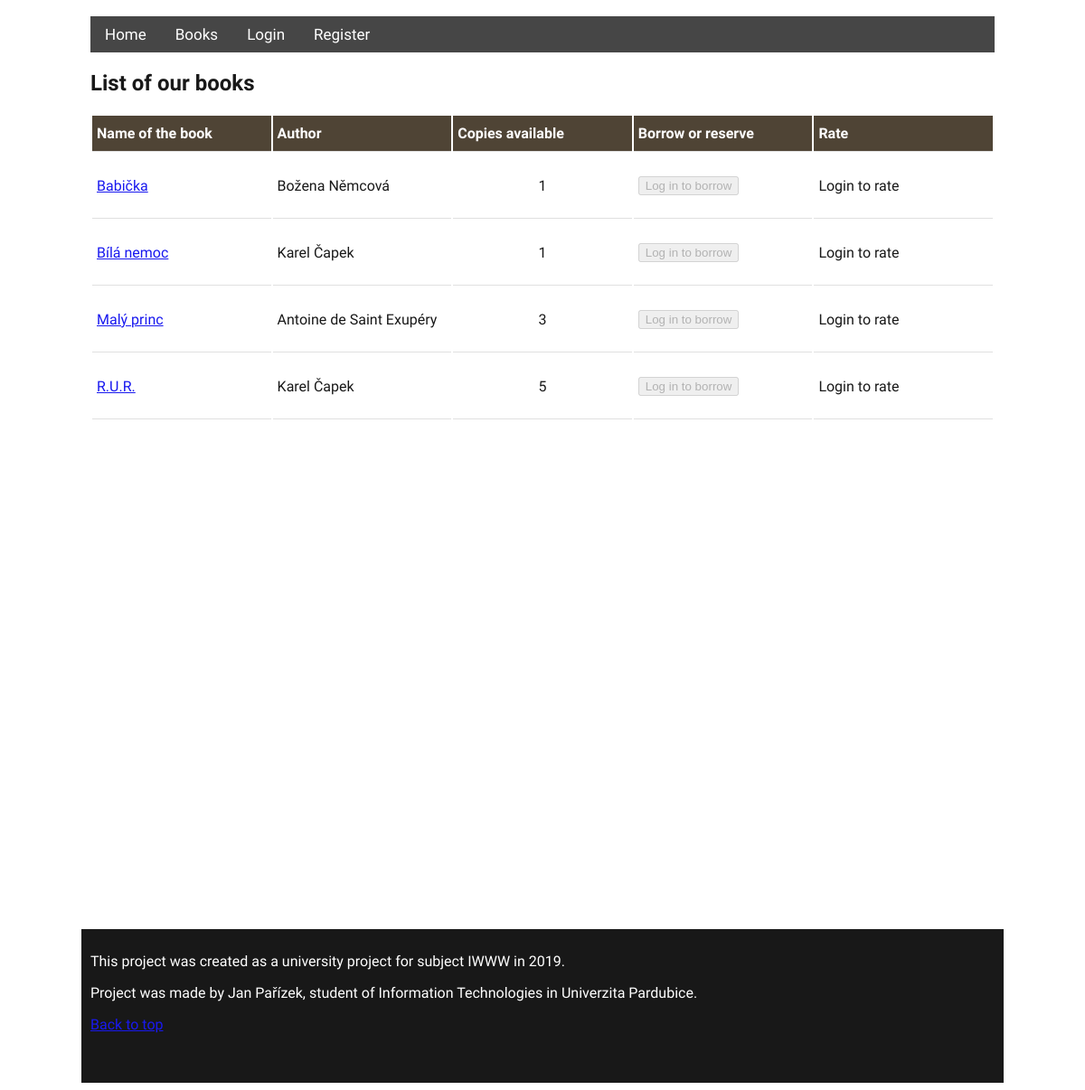
The page /code/index.php?page=books on the database its author committed.
### tables this page shows
CREATE TABLE IF NOT EXISTS `knihy` (
  `id` int(11) NOT NULL,
  `autor_id` int(11) NOT NULL,
  `nazev` varchar(40) NOT NULL,
  `zanr` varchar(30) NOT NULL,
  `popis` varchar(400) DEFAULT NULL,
  `skladem` int(11) NOT NULL,
  `pocetKs` int(11) NOT NULL,
  `rokVydani` int(11) DEFAULT NULL,
  `disabled` int(11) NOT NULL
);

CREATE TABLE IF NOT EXISTS `autori` (
  `id` int(11) NOT NULL,
  `jmeno` varchar(40) NOT NULL,
  `prijmeni` varchar(40) NOT NULL
);

### code/data/functions.php (called while the page is built, shortened)
<?php
function isAvailable($idbook) {
    $servername = "sql2.webzdarma.cz";
    $username = "st52545webzd2482";
    $password = "Databaze1";
    $dbname = 'st52545webzd2482';
    $conn = new mysqli($servername, $username, $password, $dbname);
    $sql = "SELECT skladem FROM knihy where id = " . $idbook;
    $result = $conn->query($sql);
    if ($result->num_rows > 0) {
        while ($row = $result->fetch_assoc()) {
            $copies = $row["skladem"];
        }
    }
    if ($copies > 0) {
        $available = true;
    }
    else {
        $available = false;
    }
    return $available;
}
?>

### code/pages/books.php (the view, shortened to what this page needs)
<?php
$servername = "sql2.webzdarma.cz";
$username = "st52545webzd2482";
$password = "Databaze1";
$dbname = 'st52545webzd2482';
$conn = new mysqli($servername, $username, $password, $dbname);
$sql = "SELECT disabled, knihy.id, nazev, jmeno, prijmeni, zanr, popis, skladem FROM knihy JOIN autori ON knihy.autor_id=autori.id ORDER BY nazev ASC";
$result = $conn->query($sql);
if ($result->num_rows > 0) {
    echo "<h2>List of our books</h2>";
    echo "<table><tr class='header'><th>Name of the book</th><th>Author</th><th>Copies available</th><th>Borrow or reserve</th><th>Rate</th></tr>";
    while($row = $result->fetch_assoc()) {
        $bookname = $row["nazev"];
        $bookid = $row["id"];
        echo '<tr><td><a class="link" href="?page=details&book='.$bookid.'">'.$bookname.'</a></td>';
        if (!isAvailable($row["id"]) && isset($_SESSION["id"])) {
            echo "<td class='notavailable'>".$row["jmeno"]." ".$row["prijmeni"]."</td><td class=\"center\">".$row["skladem"]."</td>";
        } else {
            echo "<td>".$row["jmeno"]." ".$row["prijmeni"]."</td><td class=\"center\">".$row["skladem"]."</td>";
        }
        if (!isset($_SESSION["id"])) {
            echo '<td><button disabled>Log in to borrow</button></td>';
        }
        if (isset($_SESSION["id"])) {
            $sql2 = "SELECT COUNT(*) as pocet FROM recenze WHERE uzivatel_id = ". $_SESSION["id"] ." AND kniha_id=". $row["id"];
            $result2 = $conn->query($sql2);
            $row2 = $result2->fetch_assoc() ;
            $pocet = $row2["pocet"];
            if ($pocet > 0) {
                echo '<td><p>Already rated</p></td></tr>';
            } else {
                ?>
                <td>
                    <form method="post" action="/pages/rateBook.php">
                        <select name="rating">
                            <option value="1">1</option>
                            <option value="2">2</option>
                            <option value="3">3</option>
                            <option value="4">4</option>
                            <option value="5">5</option>
                            <option value="6">6</option>
                            <option value="7">7</option>
                            <option value="8">8</option>
                            <option value="9">9</option>
                            <option value="10">10</option>
                        </select>
                        <input type="hidden" value="<?=$row["id"]?>" name="bookid">
                        <input class="btn" type="submit" value="Rate"></form></td></tr>
                <?php
            }
        } else {
            echo '<td><p>Login to rate</p></td></tr>';
        }
    }
    echo "</table>";
} else {
    echo "0 results";
}
?>

### code/index.php (shortened to what this page needs)
<?php
include_once './data/functions.php';
?>
<!DOCTYPE html>
<html>
    <head>
        <link rel="stylesheet" type="text/css" href="./styles/style.css">
    </head>
    <body>
        <div class="content">
            <header>
                <nav class="menu">
                    <a class="menuitem" id="menu_home" href="index.php">Home</a>
                    <a class="menuitem" id="menu_books" href="?page=books">Books</a>
                    <?php
                    if (isset($_SESSION["id"])) {
                        $prava = getRole($_SESSION["id"]);
                        echo '<a class="menuitem" id="menu_messages" href="?page=messages">Messages</a>';
                        if($prava == 'spravce' || $prava == 'admin') {
                            echo '<a class="menuitem" id="menu_managebooks" href="?page=managebooks">Manage books</a>';
                            echo '<a class="menuitem" id="menu_manageborr" href="?page=manageborrows">Manage borrows</a>';
                        }
                        if($prava == 'admin') {
                            echo '<a class="menuitem" id="menu_manageusers" href="?page=manageusers">Manage users</a>';
                        }
						echo '<a class="menuitem" id="menu_account" href="?page=my_account">Your account</a>';
                        echo '<a class="menuitem" id="menu_logout" href="?page=logout">Logout</a>';
                    } else {
                        echo '<a class="menuitem" id="menu_login" href="?page=login">Login</a>';
                        echo '<a class="menuitem" id="menu_register" href="?page=register">Register</a>';
                    }
                    ?>
                </nav>
            </header>
            <div class = "main_content">
                <?php
                if (isset($_GET["page"])) {
                    $page = $_GET["page"];
                    switch ($page) {
                        case "books" : include './pages/books.php'; break;
                    }
                }
                ?>
            </div>
        </div>
    <footer>
        <p>This project was created as a university project for subject IWWW in 2019.</p>
        <p>Project was made by Jan Pařízek, student of Information Technologies in Univerzita Pardubice.</p>
        <a href="#menu_home">Back to top</a>
    </footer>
    </body>
</html>

### code/styles/style.css (style rules this page uses)
body { font-family: "Sarabun"; background-image: url("https://i.imgur.com/P1TLR6t.jpg"); background-repeat: no-repeat; background-size: auto; position: relative; }
.content { padding: 10px; width: 1000px; min-height: 1000px; margin: auto; background: white; opacity: 0.9; }
.menu { overflow: hidden; background-color: #333; top: 0; width: 100%; margin: auto; padding: 0px; }
.menu a { float: left; display: block; color: #ffffff; text-align: center; padding: 10px 16px; text-decoration: none; font-size: 17px; }
table { align-content: center; overflow-x:auto; width: 100%; }
th { background-color: #3d3020; color: white; text-align: center; }
th, td { border-bottom: 1px solid #ddd; position: relative; padding: 10px 5px; text-align: left; }
.center { text-align: center; }
table { overflow-x:auto; table-layout: fixed; width: 100%; }
footer { max-width: 1000px; min-height: 150px; margin: auto; background: black; opacity: 0.9; color: white; padding: 10px; }

### rows shown on the page
knihy: nazev "Babička", autor.jmeno "Božena", autor.prijmeni "Němcová", skladem "1"
knihy: nazev "Bílá nemoc", autor.jmeno "Karel", autor.prijmeni "Čapek", skladem "1"
knihy: nazev "Malý princ", autor.jmeno "Antoine de Saint", autor.prijmeni "Exupéry", skladem "3"
knihy: nazev "R.U.R.", autor.jmeno "Karel", autor.prijmeni "Čapek", skladem "5"
